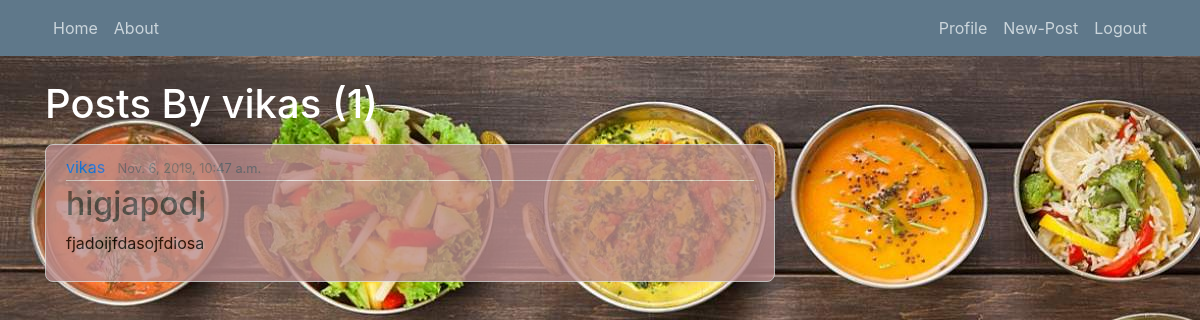
The app's page /user/vikas (signed in) with its own data.
### users/models.py (models this page shows)
class User(AbstractUser):
    is_student = models.BooleanField(default=False)
    is_teacher = models.BooleanField(default=False)
    class Meta:
        db_table='auth_user'

### blog/models.py (models this page shows, shortened)
class Post(models.Model):
    title=models.CharField(max_length=100)
    content=models.TextField()
    date_posted=models.DateTimeField(default=timezone.now)
    author=models.ForeignKey(User, on_delete=models.CASCADE)

### blog/views.py (the view)
# urls.py: path('user/<str:username>', UserPostListView.as_view(),name='user-posts'),
class UserPostListView(ListView):
    model=Post
    template_name='blog/user_posts.html'
    context_object_name='posts'
    paginate_by=4
    def get_queryset(self):
        user = get_object_or_404(User,username=self.kwargs.get('username'))
        return Post.objects.filter(author=user).order_by('-date_posted')

### blog/templates/blog/user_posts.html (shortened to what this page needs)
{% extends "blog/base.html" %}
{% block content %}
    <h1 class="mb-3"> Posts By {{view.kwargs.username}} ({{ page_obj.paginator.count }})</h1>
    {% for post in posts%}
       <article class="media content-section">
        <div class="media-body">
            <div class="article-metadata">
            <a class="mr-2" href="{% url 'user-posts' post.author.username %}">{{ post.author }}</a>
            <small class="text-muted">{{ post.date_posted}}</small>
            </div>
            <h2><a class="article-title" href="{%url 'post-detail' post.id %}">{{ post.title }}</a></h2>
            <p class="article-content">{{ post.content }}</p>
        </div>
        </article>
    {% endfor %}
 {% endblock content %}

### blog/static/blog/main.css (style rules this page uses)
body { background-image: url('healthyfood.jpg'); color: black; margin-top: 5rem; }
h1, h2, h3, h4, h5, h6 { color: white; }
.content-section { background: #BC8F8F; padding: 10px 20px; border: 1px solid #dddddd; border-radius: 8px; margin-bottom: 50px; opacity: 0.8; }
.article-title { color: #444444; }
.article-content { white-space: pre-line; }
.article-metadata { padding-bottom: 1px; margin-bottom: 4px; border-bottom: 1px solid #e3e3e3 }

### records on screen
Post: author "vikas", date_posted "Nov. 6, 2019, 10:47 a.m.", title "higjapodj", content "fjadoijfdasojfdiosa"

### other values on screen
{{ view.kwargs.username }} "vikas"
{{ page_obj.paginator.count }} "1"
